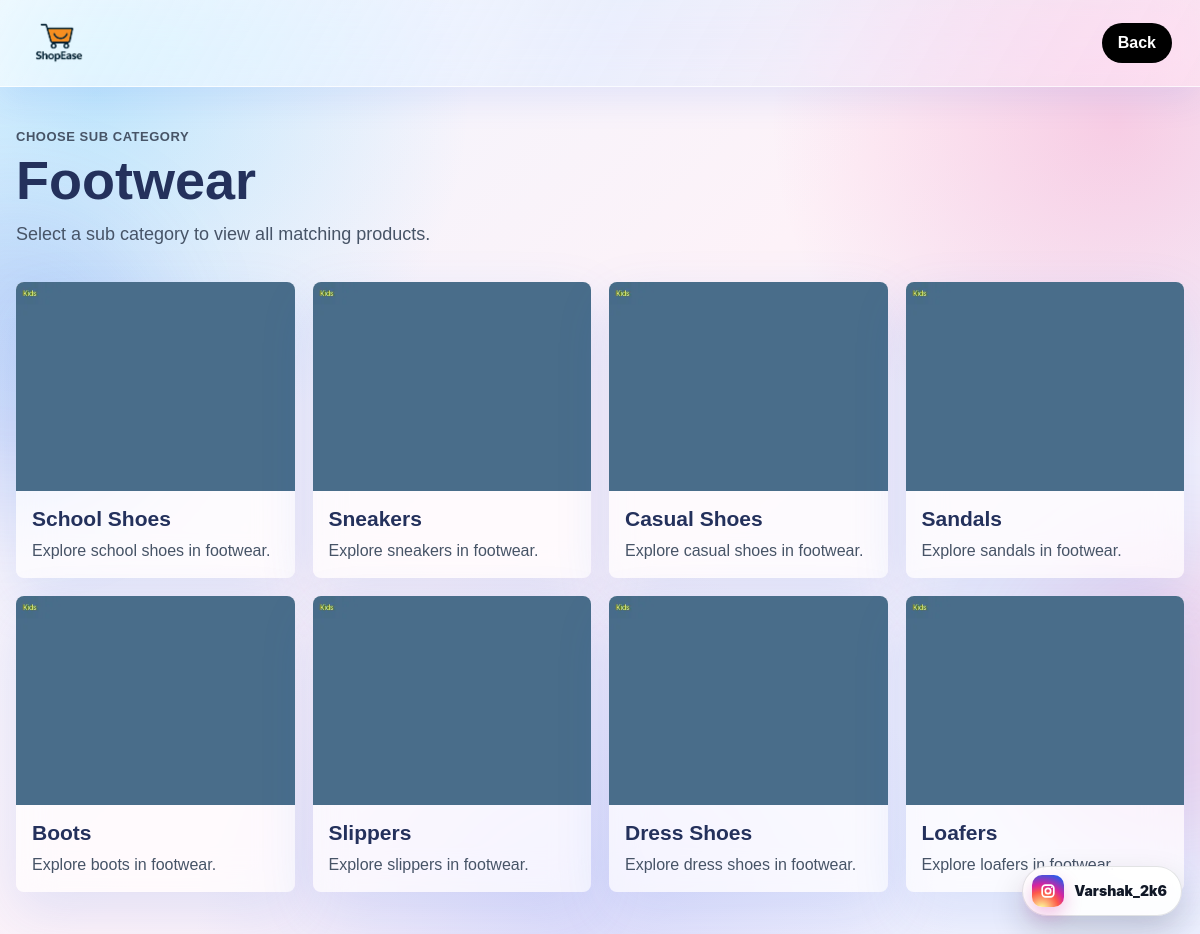
The page /kids/footwear/ on the database its author committed.
### store/models.py (models this page shows, shortened)
class FashionCategory(models.Model):
    fashion_category_id = models.AutoField(primary_key=True)
    name = models.CharField(max_length=120)
    slug = models.SlugField(max_length=160)
    parent = models.ForeignKey(
        'self',
        on_delete=models.CASCADE,
        blank=True,
        null=True,
        related_name='children',
    )
    root_category = models.ForeignKey(
        Category,
        on_delete=models.CASCADE,
        blank=True,
        null=True,
        related_name='fashion_categories',
    )
    level = models.PositiveSmallIntegerField(default=0)
    sort_order = models.PositiveIntegerField(default=0)
    image = models.CharField(max_length=255, blank=True, null=True)
    banner_image = models.CharField(max_length=255, blank=True, null=True)
    description = models.TextField(blank=True, null=True)
    page_url = models.CharField(max_length=255, blank=True, null=True)
    is_active = models.BooleanField(default=True)
    is_under_maintenance = models.BooleanField(default=False)
    class Meta:
        db_table = "fashion_categories"
        ordering = ['root_category__category_name', 'level', 'sort_order', 'name']
        constraints = [
            models.UniqueConstraint(
                fields=['parent', 'slug'],
                name='unique_fashion_category_parent_slug',
            ),
        ]

### store/views.py (the view, shortened to what this page needs)
def fashion_category_slug_listing(request, gender_slug, category_path):
    fashion_category = _resolve_fashion_category_by_path(gender_slug, category_path)
    print("=" * 50)
    print("CATEGORY:", fashion_category.name)
    print("ID:", fashion_category.fashion_category_id)
    print("URL:", request.path)
    child_cards = _build_fashion_child_cards(fashion_category)
    print("CHILD CARDS:", len(child_cards))
    for c in child_cards:
        print(c["name"], c["page_url"])
    print("=" * 50)
    canonical_url = _get_fashion_category_url(fashion_category)
    if request.path != canonical_url:
        return redirect(canonical_url, permanent=True)
    if _is_maintenance_category(fashion_category):
        return _render_fashion_maintenance(request, fashion_category)
    if child_cards:
        return render(request, 'store/category-children.html', {
            'page_title': fashion_category.name,
            'parent_category': fashion_category,
            'category_cards': child_cards,
            'logo_image': _get_site_asset('logo', 'images/logo1.png'),
            'page_background_image': _resolve_static_image_path(
                fashion_category.banner_image,
                _get_fashion_card_fallback(fashion_category)
            ),
            'page_background_url': _asset_public_url(
                _resolve_static_image_path(
                    fashion_category.banner_image,
                    _get_fashion_card_fallback(fashion_category)
                )
            ),
            'category_tree': _build_category_tree(),
        })

### store/context_processors.py (called while the page is built, shortened)
def user_profile(request):
    user = getattr(request, 'user', None)
    if not user or not user.is_authenticated:
        return {
            'profile_photo_url': '',
            'profile_display_text': '',
            'profile_initial': '',
        }

### store/templatetags/store_assets.py (called while the page is built)
def _asset_file_exists(candidate):
    if candidate.parts[:1] == ('dbuploads',):
        try:
            return UploadedImage.objects.filter(path=candidate.as_posix()).exists()
        except (ProgrammingError, OperationalError):
            return False
    if candidate.parts[:1] == ('uploads',):
        return (Path(settings.MEDIA_ROOT) / candidate).exists()
    if candidate.parts[:1] == ('images',):
        return (Path(settings.BASE_DIR) / 'static' / candidate).exists()
    return False

### store/views.py (called while the page is built)
def _get_site_asset(asset_key, fallback):
    try:
        asset = SiteAsset.objects.filter(asset_key=asset_key, is_active=True).first()
    except (ProgrammingError, OperationalError):
        asset = None
    if asset and asset.image_path:
        normalized = asset.image_path.replace('\\', '/').lstrip('/')
        resolved = _asset_exists(normalized)
        if resolved:
            return resolved
    return _asset_exists(fallback) or fallback

def _asset_public_url(asset_path):
    normalized = (asset_path or '').replace('\\', '/').lstrip('/')
    if not normalized:
        return ''
    return reverse('store_asset', kwargs={'asset_path': normalized})

def _resolve_static_image_path(raw_path, fallback):
    if raw_path:
        normalized = raw_path.replace('\\', '/').lstrip('/')
        resolved = _asset_exists(normalized)
        if resolved:
            return resolved
    return _asset_exists(fallback) or fallback

def _public_fashion_category_filter():
    return Q(is_active=True) | Q(is_under_maintenance=True)

def _is_maintenance_category(category):
    current = category
    while current:
        if current.is_under_maintenance:
            return True
        current = current.parent
    return False

def _fashion_category_path(category):
    slugs = []
    current = category
    while current and current.parent_id:
        slugs.append(current.slug)
        current = current.parent
    return '/'.join(reversed(slugs))

def _fashion_root_slug(category):
    root_name = (getattr(category.root_category, 'category_name', '') or '').lower()
    return {
        'mens': 'mens',
        'womens': 'womens',
        'kids': 'kids',
        'accessories': 'accessories',
    }.get(root_name, root_name)

### templates/store/category-children.html (shortened to what this page needs)
{% load static %}
{% load static store_assets %}
<!DOCTYPE html>
<html lang="en">
<head>
  <link rel="stylesheet" href="{% static 'css/shopease-theme.css' %}">
</head>
<body>
  <header class="header">
    <a href="/"><img src="{% static logo_image %}" alt="ShopEase Logo" class="logo" loading="lazy" decoding="async" /></a>
    <a href="javascript:history.back()" class="back-link">Back</a>
  </header>
  <main class="wrap">
    <div class="eyebrow">Choose Sub Category</div>
    <h1>{{ page_title }}</h1>
    <p class="lead">Select a sub category to view all matching products.</p>
    <section class="grid" aria-label="Sub categories">
      {% for card in category_cards %}
      <a class="card" href="{{ card.page_url }}">
        <img src="{% asset_src card.image_path %}" alt="{{ card.name }}" loading="lazy" decoding="async">
        <div class="content">
          <h2>{{ card.name }}</h2>
          <p>{{ card.description }}</p>
        </div>
      </a>
      {% endfor %}
    </section>
  </main>
  {% include 'store/partials/instagram_corner.html' %}
</body>
</html>

### templates/store/partials/instagram_corner.html (shortened to what this page needs)
<a class="instagram-corner-link" href="https://www.instagram.com/Varshak_2k6" target="_blank" rel="noopener noreferrer" aria-label="Follow Varshak_2k6 on Instagram">
  <span class="instagram-corner-icon" aria-hidden="true">
    <svg viewBox="0 0 24 24" fill="none" xmlns="http://www.w3.org/2000/svg">
      <rect x="5" y="5" width="14" height="14" rx="4" stroke="currentColor" stroke-width="2"/>
      <circle cx="12" cy="12" r="3.2" stroke="currentColor" stroke-width="2"/>
      <circle cx="16.5" cy="7.5" r="1" fill="currentColor"/>
    </svg>
  </span>
  <span>Varshak_2k6</span>
</a>

### static/css/shopease-theme.css (style rules this page uses)
:root { --se-ink: #24315c; --se-navy: #172554; --se-blue: #2563eb; --se-sky: #38bdf8; --se-pink: #ec4899; --se-pink-dark: #be185d; --se-lavender: #818cf8; --se-surface: rgba(255, 255, 255, 0.64); --se-surface-strong: rgba(255, 255, 255, 0.82); --se-border: rgba(255, 255, 255, 0.72); --se-shadow: 0 20px 55px rgba(37, 99, 235, 0.13); }
html { min-height: 100%; }
body:not(.contact-page) { position: relative; isolation: isolate; min-height: 100vh; overflow-x: hidden; color: var(--se-ink); background: radial-gradient(circle at 8% 10%, rgba(56, 189, 248, 0.26), transparent 27%), radial-gradient(circle at 93% 13%, rgba(236, 72, 153, 0.22), transparent 25%), radial-gradient(circle at 48% 100%, rgba(129, 140, 248, 0.20), transparent 34%), linear-gradient(135deg, #eff6ff 0%, #fdf2f8 48%, #eef2ff 100%) !important; }
body:not(.contact-page)::before, body:not(.contact-page)::after { position: fixed; z-index: -1; width: 300px; height: 300px; border-radius: 50%; content: ""; filter: blur(50px); pointer-events: none; }
body:not(.contact-page)::before { top: 22%; left: -135px; background: rgba(37, 99, 235, 0.16); }
body:not(.contact-page)::after { right: -125px; bottom: 9%; background: rgba(236, 72, 153, 0.15); }
body:not(.contact-page) header, body:not(.contact-page) .header, body:not(.contact-page) .topbar, body:not(.contact-page) .top-header { border-color: rgba(255, 255, 255, 0.72) !important; background: linear-gradient(120deg, rgba(255, 255, 255, 0.64), rgba(219, 234, 254, 0.48), rgba(252, 231, 243, 0.54)) !important; box-shadow: 0 12px 34px rgba(37, 99, 235, 0.10) !important; backdrop-filter: blur(20px) saturate(135%); -webkit-backdrop-filter: blur(20px) saturate(135%); }
body:not(.contact-page) header a, body:not(.contact-page) .header a, body:not(.contact-page) .topbar a, body:not(.contact-page) .top-header a { transition: transform 0.2s ease, color 0.2s ease, background 0.2s ease, box-shadow 0.2s ease; }
body:not(.contact-page) .card, body:not(.contact-page) .panel, body:not(.contact-page) .product-card, body:not(.contact-page) .product, body:not(.contact-page) .form-card, body:not(.contact-page) .summary-card, body:not(.contact-page) .order-card, body:not(.contact-page) .content-card, body:not(.contact-page) .glass { border-color: var(--se-border) !important; background: var(--se-surface) !important; box-shadow: var(--se-shadow) !important; backdrop-filter: blur(18px) saturate(125%); -webkit-backdrop-filter: blur(18px) saturate(125%); }

### templates/store/partials/instagram_corner.html (style rules this page uses)
.instagram-corner-link { position: fixed; right: 18px; bottom: 18px; z-index: 9999; display: inline-flex; align-items: center; gap: 10px; min-height: 46px; max-width: calc(100vw - 32px); padding: 8px 14px 8px 9px; border-radius: 999px; background: rgba(255, 255, 255, 0.92); border: 1px solid rgba(17, 24, 39, 0.12); color: #111827; text-decoration: none; font-family: Inter, ui-sans-serif, system-ui, -apple-system, BlinkMacSystemFont, "Segoe UI", sans-serif; font-size: 14px; font-weight: 900; line-height: 1; box-shadow: 0 16px 34px rgba(17, 24, 39, 0.18); backdrop-filter: blur(14px); }
.instagram-corner-icon { width: 32px; height: 32px; flex: 0 0 32px; display: grid; place-items: center; border-radius: 10px; color: #fff; background: radial-gradient(circle at 30% 107%, #fdf497 0%, #fdf497 5%, #fd5949 42%, #d6249f 60%, #285aeb 90%); box-shadow: 0 8px 18px rgba(214, 36, 159, 0.28); }
.instagram-corner-icon svg { width: 20px; height: 20px; display: block; }

### rows shown on the page
FashionCategory: name "Footwear"
FashionCategory: name "School Shoes"
FashionCategory: name "Sneakers"
FashionCategory: name "Casual Shoes"
FashionCategory: name "Sandals"
FashionCategory: name "Boots"
FashionCategory: name "Slippers"
FashionCategory: name "Dress Shoes"
FashionCategory: name "Loafers"

### other values the page prints
{{ card.description }} "Explore school shoes in footwear." "Explore sneakers in footwear." "Explore casual shoes in footwear." "Explore sandals in footwear." "Explore boots in footwear." "Explore slippers in footwear." "Explore dress shoes in footwear." "Explore loafers in footwear."
